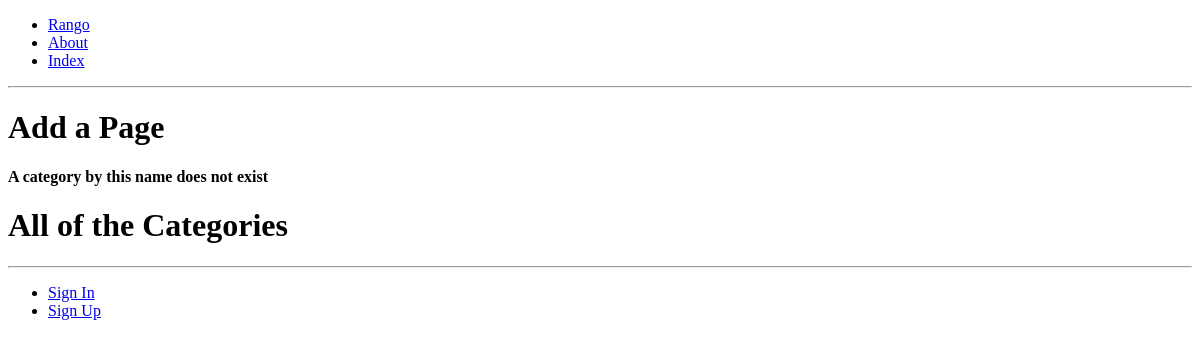
The page /rango/category/python/add_page/ on the database as committed earlier.
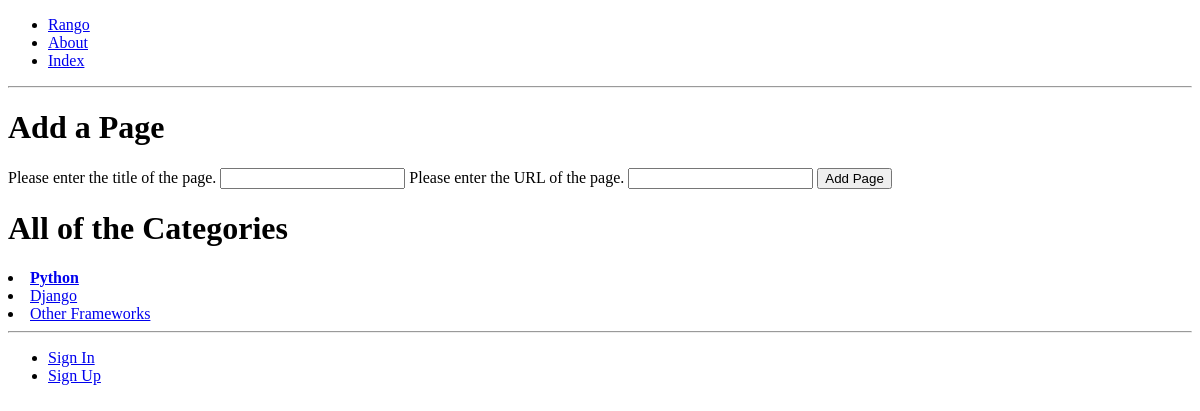
The same page on the database as committed later.
### rango/models.py (models this page shows, shortened)
class Category(models.Model):
    name = models.CharField(max_length=128, unique=True)
    views = models.IntegerField(default=0)
    likes = models.IntegerField(default=0)
    slug = models.SlugField(blank=True,unique=True)
    class Meta:
        verbose_name_plural = 'Categories'

### rango/views.py (the view, shortened to what this page needs)
# urls.py: url(r'^category/(?P<category_name_slug>[\w\-]+)/add_page/$',views.add_page,name='add_page'),
def add_page(request, category_name_slug):
    try:
        category = Category.objects.get(slug=category_name_slug)
    except Category.DoesNotExist:
        category = None
    form = PageForm()
    context_dict = {'form':form, 'category': category}
    return render(request, 'rango/add_page.html', context_dict)

### rango/forms.py (shortened to what this page needs)
class PageForm(forms.ModelForm):
    title = forms.CharField(max_length=128,help_text="Please enter the title of the page.")
    url = forms.URLField(max_length=200,help_text="Please enter the URL of the page.")
    views = forms.IntegerField(widget=forms.HiddenInput,initial=0)
    class Meta:
        model = Page
        fields = ('title','url','views',)
        exclude = ('category',)

### rango/templatetags/rango_template_tags.py (called while the page is built)
@register.inclusion_tag('rango/cats.html')
def get_category_list(cat=None):
     return {'cats': Category.objects.all(),'act_cat':cat}

### templates/rango/add_page.html (shortened to what this page needs)
{% extends 'rango/base.html' %}
{% load staticfiles %}
{% block body_block %}
      <h1>Add a Page</h1>
      <div>
          <form id="page_form" method="post" action="{% url 'add_page' category.slug %}
">
          {% if category %}
              {% for field in form.visible_fields %}
                   {{ field.help_text }}
                   {{ field }}
              {% endfor %}
              <input type="submit" name="submit" value="Add Page" />
	{% else %}
		<strong>A category by this name does not exist </strong>
        {% endif %}
        </form>
      </div>
{% endblock %}

### templates/rango/cats.html
{% for c in cats %}
    {% if c == act_cat %}
        <li>
        <strong>
              <a href="{% url 'show_category' c.slug %}">{{ c.name }}</a>
        </strong>
        </li>
    {% else  %}
        <li>
            <a href="{% url 'show_category' c.slug %}">{{ c.name }}</a>
        </li>
    {% endif %}
{% endfor %}

Rows that differ between the two databases and show on the page:
added Category: name "Python"
added Category: name "Django"
added Category: name "Other Frameworks"
Other text that changed with them:
form field submit: (not shown) → "Add Page"
new list line: "Please enter the title of the page. "
new list line: "Please enter the URL of the page. "
text no longer shown: "A category by this name does not exist"
